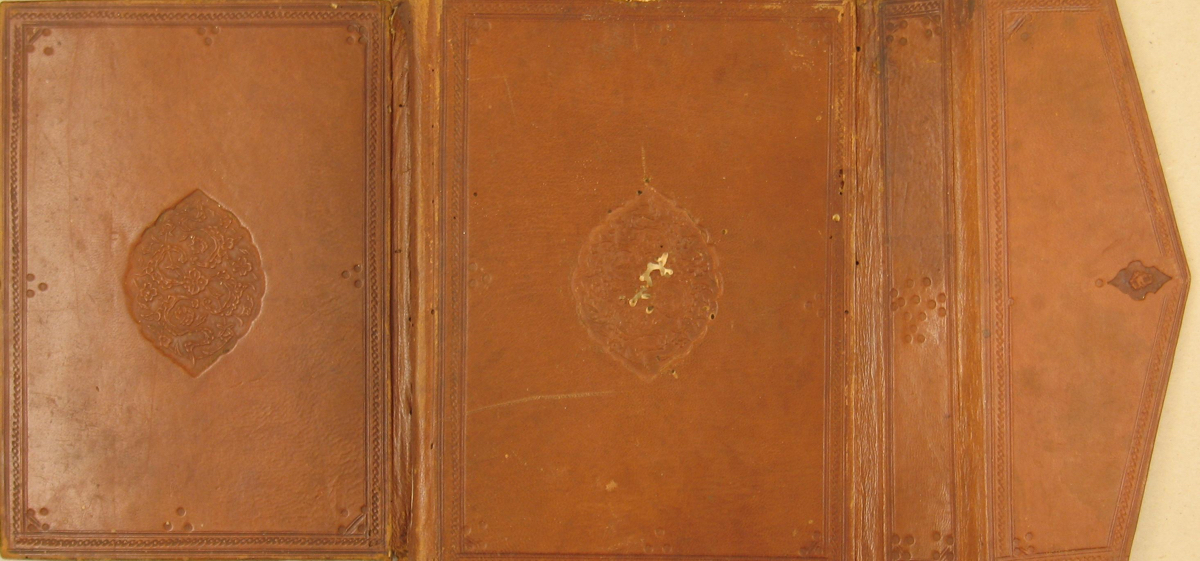
#> input picture Ch7.Codex.Analyzer/COLLECTION/COLLECTION1.jpg, 1200 x 561 px; its folder holds only this picture in this run
$ python 2.CoverAnalyzer.py   (older library calls are emulated)
#> lines starting #> are read from the running program, lines starting #| are printed output that depends on the picture; after the words box and inside, x2 and y2 are one past the last pixel; in counts of white or black regions, pixels touching at a corner belong together
# ----------------------------------------------------------------
# # L.W. Cornelis van Lit (c) 2017-2018
# Finding the angle of the flap of an Islamic manuscript and visually present the result
#
# Part of the book "AMONG DIGITIZED MANUSCRIPTS", github.com/among/digitized-manuscripts
# ----------------------------------------------------------------

#Initial requirements.
import cv2
import numpy as np
import os

#User variables
imageStartingNumber = 1
imageStartingDirection = True
#Either write BW for Black and White processed image to be displayed, or Color for original to be shown.
imageAppearance = "Color"
maximumEdgePoints = 4
kernelbig = np.ones((10, 10), np.uint8)


# ----------------------------------------------------------------

# This function checks if the file exists and if the file is not corrupt.
# number is manuscript number as given in the filename.
# Direction is for browsing when encountering a faulty image.
# True means browsing up, False means browsing down.
# Corruption is checked by making sure file size exceeds 100kb.
def Check_image_readable(imageNumber, direction):
    if direction:
        imageNumber = imageNumber + 1
    else:
        imageNumber = imageNumber - 1
    fileName = 'COLLECTION/COLLECTION{0}.jpg'.format(imageNumber)
    if os.path.isfile(fileName):
        fileSize = os.path.getsize(fileName) >> 10
        if fileSize > 100:
            Analyze_image(imageNumber)
        else:
            Check_image_readable(imageNumber,direction)
    else:
        Check_image_readable(imageNumber,direction)

# ----------------------------------------------------------------

#This function analyses the image.
def Analyze_image(imageNumber):
#> called with imageNumber = 1
    img = cv2.imread('COLLECTION/COLLECTION{0}.jpg'.format(imageNumber))
#> img is the input picture: shape (561, 1200, 3); mean B, G, R 56.7, 104.3, 171.1
    gray = cv2.cvtColor(img, cv2.COLOR_BGR2GRAY)
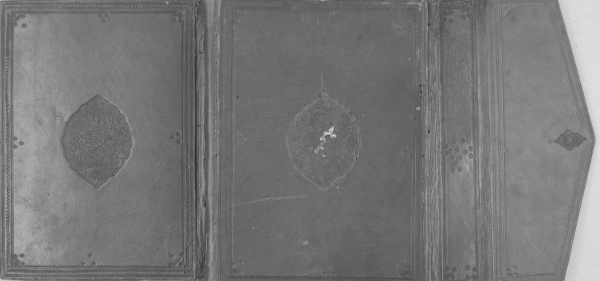
#> gray: shape (561, 1200) (shown at 1/2 size); min 24, max 226, mean 118.9
    small = cv2.resize(img, (0, 0), fx=0.8, fy=0.8)
    smaller = cv2.resize(small, (0, 0), fx=0.9, fy=0.9)
    originalImage = smaller
    height, width, _ = originalImage.shape

    ret, thresh1 = cv2.threshold(gray, 180, 255, cv2.THRESH_BINARY_INV)
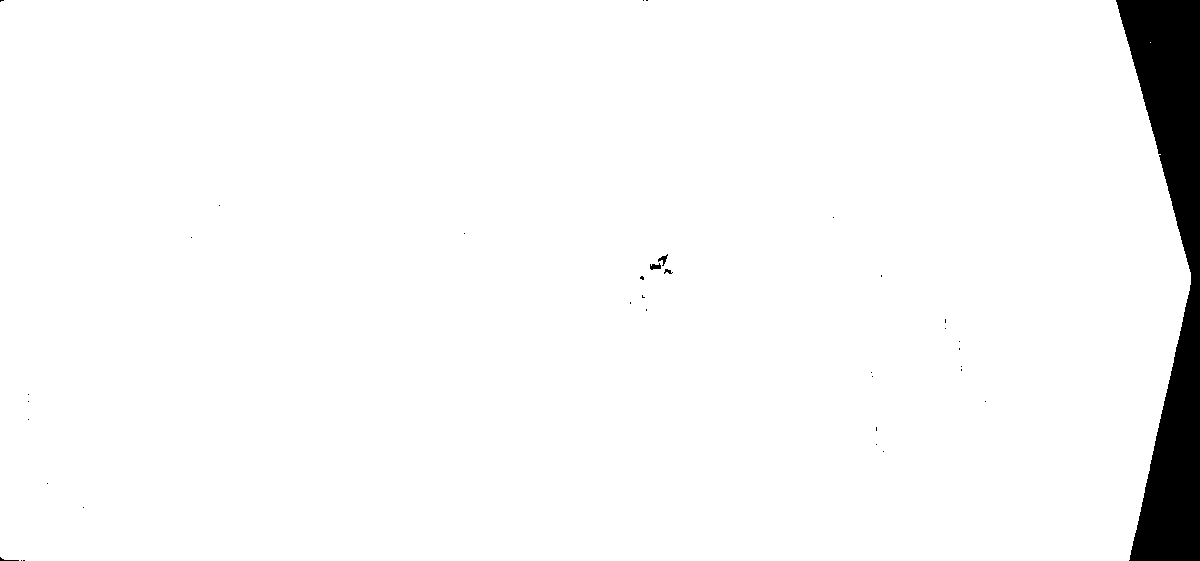
#> thresh1: shape (561, 1200); 96.4% white; 36 black regions (31 under 20 px), largest, box (x1, y1, x2, y2) and area: (1116, 0, 1200, 561) 23821, (650, 263, 661, 270) 51, (658, 254, 668, 266) 47, (0, 557, 19, 561) 26, (664, 269, 673, 274) 25
    scaled = cv2.resize(thresh1, (0, 0), fx=0.8, fy=0.8)
    openimg = cv2.morphologyEx(scaled, cv2.MORPH_OPEN, kernelbig)
    ret, thresh2 = cv2.threshold(openimg, 1, 255, cv2.THRESH_BINARY)
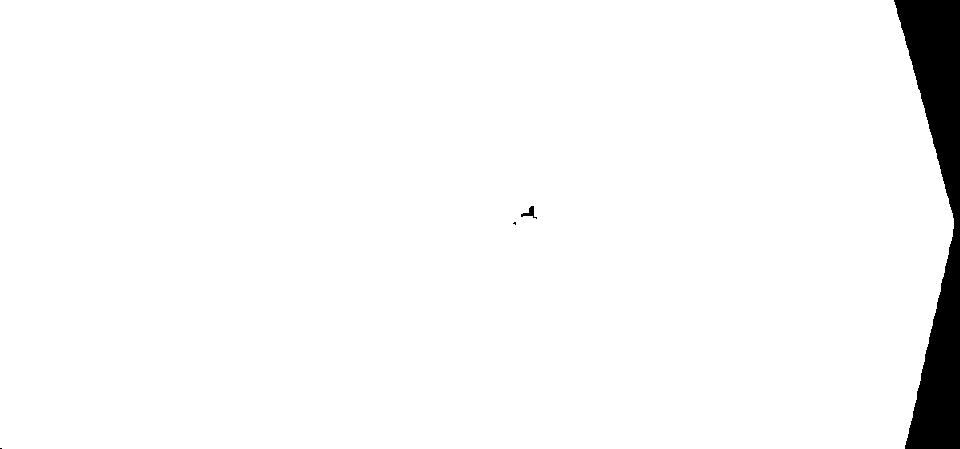
#> thresh2: shape (449, 960); 96.6% white; 4 black regions (2 under 20 px)
    scaledagain = cv2.resize(thresh2, (0, 0), fx=0.9, fy=0.9)

    _, contours, _ = cv2.findContours(scaledagain, cv2.RETR_EXTERNAL, cv2.CHAIN_APPROX_SIMPLE)
#> contours = 1 contour; box (x1, y1, x2, y2) and area: (0, 0, 859, 404) 336249
    cv2.drawContours(originalImage, contours, -1, (0, 255, 0), 1)
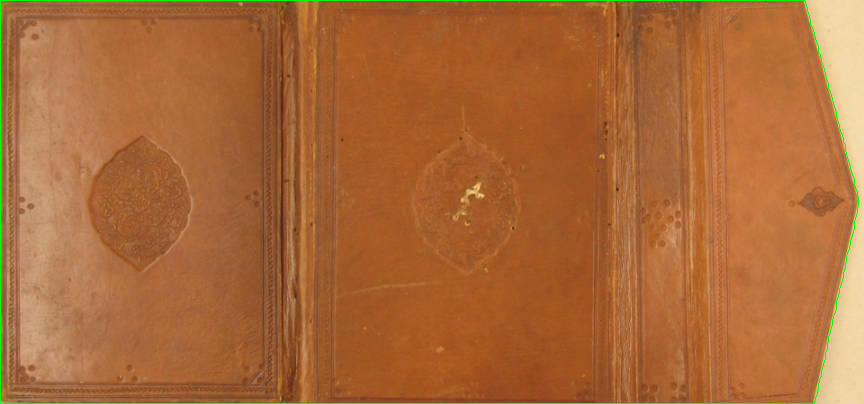
#> originalImage: shape (404, 864, 3); mean B, G, R 56.1, 105.1, 169.7
    mainContour = max(contours, key=len)
#> mainContour = contour of 195 points, box (x1, y1, x2, y2) (0, 0, 859, 404), area 336249

    hull = cv2.convexHull(mainContour, returnPoints=False)
#> hull = 17 values, max 194 at index 0, min 0 at index 16, mean 85.18
#> (the rest of the program and of its run is left out)
